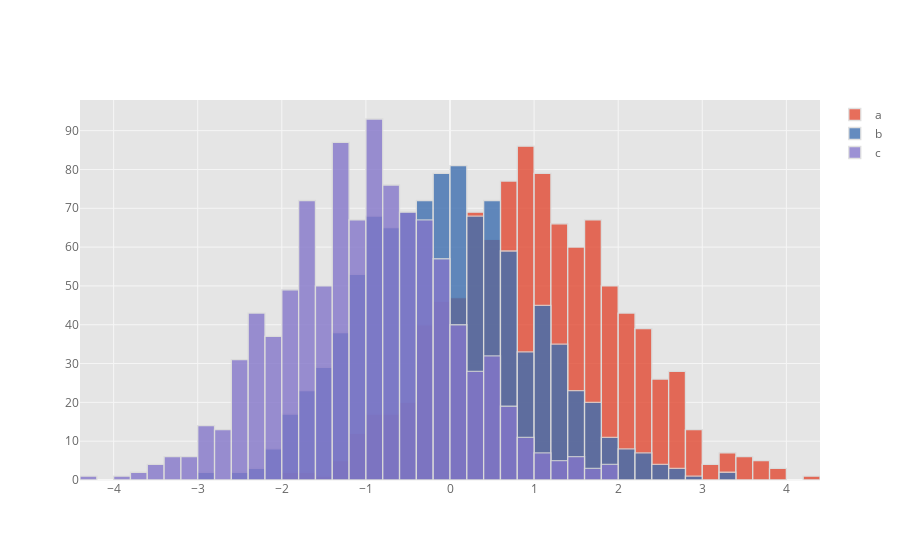

Notebook cell for this chart:
### Code cell
df.iplot(kind='histogram')

### Figure 1 — Plotly figure (JSON) as saved in the notebook; plotly's stock layout.template omitted (floating-point values rounded to 4 significant figures; data arrays with more than 128 entries replaced by an {"elided": "..."} marker saying what was removed)
{"data": [{"histfunc": "count", "histnorm": "", "marker": {"color": "rgba(226, 74, 51, 1.0)", "line": {"color": "#D9D9D9", "width": 1.3}}, "name": "a", "opacity": 0.8, "orientation": "v", "type": "histogram", "x": {"elided": "1000 float values"}}, {"histfunc": "count", "histnorm": "", "marker": {"color": "rgba(62, 111, 176, 1.0)", "line": {"color": "#D9D9D9", "width": 1.3}}, "name": "b", "opacity": 0.8, "orientation": "v", "type": "histogram", "x": {"elided": "1000 float values"}}, {"histfunc": "count", "histnorm": "", "marker": {"color": "rgba(132, 118, 202, 1.0)", "line": {"color": "#D9D9D9", "width": 1.3}}, "name": "c", "opacity": 0.8, "orientation": "v", "type": "histogram", "x": {"elided": "1000 float values"}}], "layout": {"barmode": "overlay", "legend": {"bgcolor": "#FFFFFF", "font": {"color": "#666666"}}, "paper_bgcolor": "#FFFFFF", "plot_bgcolor": "#E5E5E5", "title": {"font": {"color": "#151516"}}, "xaxis": {"gridcolor": "#F6F6F6", "showgrid": true, "tickfont": {"color": "#666666"}, "title": {"font": {"color": "#666666"}, "text": ""}, "zerolinecolor": "#F6F6F6"}, "yaxis": {"gridcolor": "#F6F6F6", "showgrid": true, "tickfont": {"color": "#666666"}, "title": {"font": {"color": "#666666"}, "text": ""}, "zerolinecolor": "#F6F6F6"}}}
